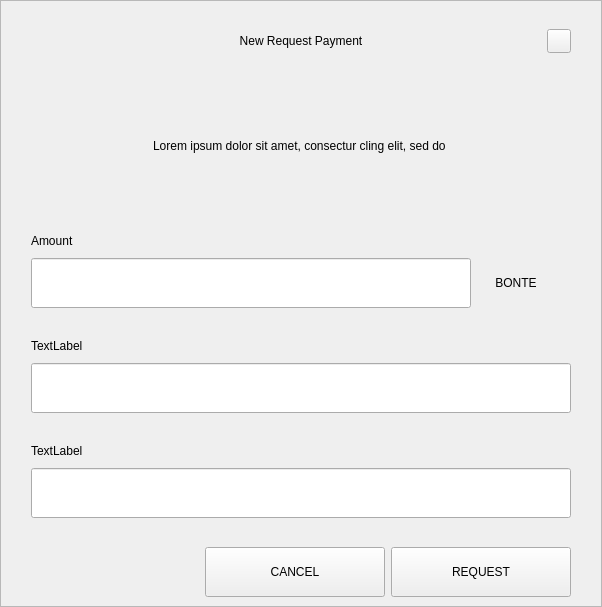
<?xml version="1.0" encoding="UTF-8"?>
<ui version="4.0">
 <class>RequestDialog</class>
 <widget class="QDialog" name="RequestDialog">
  <property name="geometry">
   <rect>
    <x>0</x>
    <y>0</y>
    <width>602</width>
    <height>607</height>
   </rect>
  </property>
  <property name="windowTitle">
   <string>Dialog</string>
  </property>
  <layout class="QVBoxLayout" name="verticalLayout_5">
   <property name="spacing">
    <number>0</number>
   </property>
   <property name="leftMargin">
    <number>0</number>
   </property>
   <property name="topMargin">
    <number>0</number>
   </property>
   <property name="rightMargin">
    <number>0</number>
   </property>
   <property name="bottomMargin">
    <number>0</number>
   </property>
   <item>
    <widget class="QFrame" name="frame">
     <property name="styleSheet">
      <string notr="true"/>
     </property>
     <property name="frameShape">
      <enum>QFrame::StyledPanel</enum>
     </property>
     <property name="frameShadow">
      <enum>QFrame::Raised</enum>
     </property>
     <layout class="QVBoxLayout" name="verticalLayout_4" stretch="1,0,0">
      <property name="spacing">
       <number>0</number>
      </property>
      <property name="leftMargin">
       <number>30</number>
      </property>
      <property name="topMargin">
       <number>20</number>
      </property>
      <property name="rightMargin">
       <number>30</number>
      </property>
      <property name="bottomMargin">
       <number>0</number>
      </property>
      <item>
       <layout class="QHBoxLayout" name="horizontalLayout_3">
        <property name="spacing">
         <number>0</number>
        </property>
        <item>
         <spacer name="horizontalSpacer_21">
          <property name="orientation">
           <enum>Qt::Horizontal</enum>
          </property>
          <property name="sizeHint" stdset="0">
           <size>
            <width>40</width>
            <height>20</height>
           </size>
          </property>
         </spacer>
        </item>
        <item>
         <widget class="QLabel" name="labelTitle">
          <property name="minimumSize">
           <size>
            <width>0</width>
            <height>40</height>
           </size>
          </property>
          <property name="maximumSize">
           <size>
            <width>16777215</width>
            <height>40</height>
           </size>
          </property>
          <property name="styleSheet">
           <string notr="true">padding-left:24px;</string>
          </property>
          <property name="text">
           <string>New Request Payment</string>
          </property>
          <property name="alignment">
           <set>Qt::AlignCenter</set>
          </property>
          <property name="margin">
           <number>7</number>
          </property>
         </widget>
        </item>
        <item>
         <spacer name="horizontalSpacer">
          <property name="orientation">
           <enum>Qt::Horizontal</enum>
          </property>
          <property name="sizeHint" stdset="0">
           <size>
            <width>40</width>
            <height>20</height>
           </size>
          </property>
         </spacer>
        </item>
        <item>
         <widget class="QPushButton" name="btnEsc">
          <property name="minimumSize">
           <size>
            <width>24</width>
            <height>24</height>
           </size>
          </property>
          <property name="maximumSize">
           <size>
            <width>24</width>
            <height>24</height>
           </size>
          </property>
          <property name="focusPolicy">
           <enum>Qt::NoFocus</enum>
          </property>
          <property name="text">
           <string/>
          </property>
         </widget>
        </item>
       </layout>
      </item>
      <item>
       <widget class="QStackedWidget" name="stack">
        <property name="minimumSize">
         <size>
          <width>540</width>
          <height>0</height>
         </size>
        </property>
        <property name="maximumSize">
         <size>
          <width>540</width>
          <height>16777215</height>
         </size>
        </property>
        <property name="currentIndex">
         <number>0</number>
        </property>
        <widget class="QWidget" name="page_1">
         <property name="minimumSize">
          <size>
           <width>540</width>
           <height>0</height>
          </size>
         </property>
         <property name="maximumSize">
          <size>
           <width>540</width>
           <height>16777215</height>
          </size>
         </property>
         <layout class="QVBoxLayout" name="layout1">
          <property name="spacing">
           <number>0</number>
          </property>
          <property name="leftMargin">
           <number>0</number>
          </property>
          <property name="topMargin">
           <number>0</number>
          </property>
          <property name="rightMargin">
           <number>0</number>
          </property>
          <property name="bottomMargin">
           <number>0</number>
          </property>
          <item>
           <spacer name="verticalSpacer_21">
            <property name="orientation">
             <enum>Qt::Vertical</enum>
            </property>
            <property name="sizeType">
             <enum>QSizePolicy::Fixed</enum>
            </property>
            <property name="sizeHint" stdset="0">
             <size>
              <width>20</width>
              <height>30</height>
             </size>
            </property>
           </spacer>
          </item>
          <item alignment="Qt::AlignHCenter">
           <widget class="QLabel" name="labelMessage">
            <property name="minimumSize">
             <size>
              <width>400</width>
              <height>50</height>
             </size>
            </property>
            <property name="text">
             <string>Lorem ipsum dolor sit amet, consectur cling elit, sed do </string>
            </property>
            <property name="alignment">
             <set>Qt::AlignCenter</set>
            </property>
            <property name="wordWrap">
             <bool>true</bool>
            </property>
           </widget>
          </item>
          <item alignment="Qt::AlignBottom">
           <widget class="QWidget" name="containerAmount" native="true">
            <layout class="QVBoxLayout" name="verticalLayout">
             <property name="spacing">
              <number>9</number>
             </property>
             <property name="leftMargin">
              <number>0</number>
             </property>
             <property name="topMargin">
              <number>0</number>
             </property>
             <property name="rightMargin">
              <number>0</number>
             </property>
             <property name="bottomMargin">
              <number>0</number>
             </property>
             <item>
              <widget class="QLabel" name="labelSubtitleAmount">
               <property name="minimumSize">
                <size>
                 <width>350</width>
                 <height>16</height>
                </size>
               </property>
               <property name="maximumSize">
                <size>
                 <width>16777215</width>
                 <height>16</height>
                </size>
               </property>
               <property name="text">
                <string>Amount</string>
               </property>
              </widget>
             </item>
             <item alignment="Qt::AlignTop">
              <widget class="QWidget" name="layoutAmount" native="true">
               <layout class="QHBoxLayout" name="horizontalLayout" stretch="2,0">
                <property name="spacing">
                 <number>0</number>
                </property>
                <property name="leftMargin">
                 <number>0</number>
                </property>
                <property name="topMargin">
                 <number>0</number>
                </property>
                <property name="rightMargin">
                 <number>0</number>
                </property>
                <property name="bottomMargin">
                 <number>0</number>
                </property>
                <item>
                 <widget class="QLineEdit" name="lineEditAmount">
                  <property name="minimumSize">
                   <size>
                    <width>0</width>
                    <height>50</height>
                   </size>
                  </property>
                  <property name="maximumSize">
                   <size>
                    <width>16777215</width>
                    <height>50</height>
                   </size>
                  </property>
                 </widget>
                </item>
                <item>
                 <widget class="QWidget" name="comboContainer" native="true">
                  <property name="minimumSize">
                   <size>
                    <width>100</width>
                    <height>50</height>
                   </size>
                  </property>
                  <property name="maximumSize">
                   <size>
                    <width>16777215</width>
                    <height>50</height>
                   </size>
                  </property>
                  <layout class="QHBoxLayout" name="horizontalLayout_31">
                   <property name="spacing">
                    <number>0</number>
                   </property>
                   <property name="leftMargin">
                    <number>0</number>
                   </property>
                   <property name="topMargin">
                    <number>0</number>
                   </property>
                   <property name="rightMargin">
                    <number>10</number>
                   </property>
                   <property name="bottomMargin">
                    <number>0</number>
                   </property>
                   <item>
                    <widget class="QLabel" name="comboBoxCoin">
                     <property name="text">
                      <string>BONTE</string>
                     </property>
                     <property name="alignment">
                      <set>Qt::AlignCenter</set>
                     </property>
                    </widget>
                   </item>
                  </layout>
                 </widget>
                </item>
               </layout>
              </widget>
             </item>
            </layout>
           </widget>
          </item>
          <item>
           <spacer name="verticalSpacer_31">
            <property name="orientation">
             <enum>Qt::Vertical</enum>
            </property>
            <property name="sizeType">
             <enum>QSizePolicy::Fixed</enum>
            </property>
            <property name="sizeHint" stdset="0">
             <size>
              <width>20</width>
              <height>30</height>
             </size>
            </property>
           </spacer>
          </item>
          <item>
           <layout class="QVBoxLayout" name="verticalLayoutLabel">
            <property name="spacing">
             <number>9</number>
            </property>
            <item>
             <widget class="QLabel" name="labelSubtitleLabel">
              <property name="minimumSize">
               <size>
                <width>0</width>
                <height>16</height>
               </size>
              </property>
              <property name="maximumSize">
               <size>
                <width>16777215</width>
                <height>16</height>
               </size>
              </property>
              <property name="text">
               <string>TextLabel</string>
              </property>
             </widget>
            </item>
            <item>
             <widget class="QLineEdit" name="lineEditLabel">
              <property name="minimumSize">
               <size>
                <width>0</width>
                <height>50</height>
               </size>
              </property>
              <property name="maximumSize">
               <size>
                <width>16777215</width>
                <height>50</height>
               </size>
              </property>
             </widget>
            </item>
           </layout>
          </item>
          <item>
           <spacer name="verticalSpacer_34">
            <property name="orientation">
             <enum>Qt::Vertical</enum>
            </property>
            <property name="sizeType">
             <enum>QSizePolicy::Fixed</enum>
            </property>
            <property name="sizeHint" stdset="0">
             <size>
              <width>20</width>
              <height>30</height>
             </size>
            </property>
           </spacer>
          </item>
          <item>
           <layout class="QVBoxLayout" name="verticalLayoutDescription">
            <property name="spacing">
             <number>9</number>
            </property>
            <item>
             <widget class="QLabel" name="labelSubtitleDescription">
              <property name="minimumSize">
               <size>
                <width>0</width>
                <height>16</height>
               </size>
              </property>
              <property name="maximumSize">
               <size>
                <width>16777215</width>
                <height>16</height>
               </size>
              </property>
              <property name="text">
               <string>TextLabel</string>
              </property>
             </widget>
            </item>
            <item>
             <widget class="QLineEdit" name="lineEditDescription">
              <property name="minimumSize">
               <size>
                <width>0</width>
                <height>50</height>
               </size>
              </property>
              <property name="maximumSize">
               <size>
                <width>16777215</width>
                <height>50</height>
               </size>
              </property>
             </widget>
            </item>
            <item>
             <spacer name="verticalSpacer_4">
              <property name="orientation">
               <enum>Qt::Vertical</enum>
              </property>
              <property name="sizeType">
               <enum>QSizePolicy::Fixed</enum>
              </property>
              <property name="sizeHint" stdset="0">
               <size>
                <width>20</width>
                <height>20</height>
               </size>
              </property>
             </spacer>
            </item>
           </layout>
          </item>
         </layout>
        </widget>
        <widget class="QWidget" name="page_2">
         <layout class="QVBoxLayout" name="layout2">
          <item>
           <spacer name="verticalSpacer_5">
            <property name="orientation">
             <enum>Qt::Vertical</enum>
            </property>
            <property name="sizeType">
             <enum>QSizePolicy::Fixed</enum>
            </property>
            <property name="sizeHint" stdset="0">
             <size>
              <width>20</width>
              <height>50</height>
             </size>
            </property>
           </spacer>
          </item>
          <item alignment="Qt::AlignHCenter">
           <widget class="QLabel" name="labelQrImg">
            <property name="minimumSize">
             <size>
              <width>260</width>
              <height>260</height>
             </size>
            </property>
            <property name="maximumSize">
             <size>
              <width>260</width>
              <height>260</height>
             </size>
            </property>
            <property name="text">
             <string/>
            </property>
            <property name="alignment">
             <set>Qt::AlignCenter</set>
            </property>
           </widget>
          </item>
          <item>
           <spacer name="verticalSpacer_2">
            <property name="orientation">
             <enum>Qt::Vertical</enum>
            </property>
            <property name="sizeType">
             <enum>QSizePolicy::Fixed</enum>
            </property>
            <property name="sizeHint" stdset="0">
             <size>
              <width>20</width>
              <height>30</height>
             </size>
            </property>
           </spacer>
          </item>
          <item alignment="Qt::AlignHCenter">
           <widget class="QLabel" name="labelAddress">
            <property name="text">
             <string>D7VFR83SQbiezrW72hjcWJtcfip5krte2Z </string>
            </property>
           </widget>
          </item>
          <item>
           <spacer name="verticalSpacer_32">
            <property name="orientation">
             <enum>Qt::Vertical</enum>
            </property>
            <property name="sizeType">
             <enum>QSizePolicy::Expanding</enum>
            </property>
            <property name="sizeHint" stdset="0">
             <size>
              <width>20</width>
              <height>20</height>
             </size>
            </property>
           </spacer>
          </item>
          <item>
           <layout class="QHBoxLayout" name="horizontal">
            <property name="leftMargin">
             <number>20</number>
            </property>
            <property name="rightMargin">
             <number>20</number>
            </property>
            <property name="bottomMargin">
             <number>20</number>
            </property>
            <item>
             <spacer name="horizontalSpacer_4">
              <property name="orientation">
               <enum>Qt::Horizontal</enum>
              </property>
              <property name="sizeHint" stdset="0">
               <size>
                <width>40</width>
                <height>20</height>
               </size>
              </property>
             </spacer>
            </item>
            <item>
             <widget class="QPushButton" name="btnCopyAddress">
              <property name="minimumSize">
               <size>
                <width>180</width>
                <height>50</height>
               </size>
              </property>
              <property name="text">
               <string>COPY ADDRESS</string>
              </property>
             </widget>
            </item>
            <item>
             <widget class="QPushButton" name="btnCopyUrl">
              <property name="minimumSize">
               <size>
                <width>180</width>
                <height>50</height>
               </size>
              </property>
              <property name="text">
               <string>COPY URL</string>
              </property>
             </widget>
            </item>
            <item>
             <spacer name="horizontalSpacer_2">
              <property name="orientation">
               <enum>Qt::Horizontal</enum>
              </property>
              <property name="sizeHint" stdset="0">
               <size>
                <width>40</width>
                <height>20</height>
               </size>
              </property>
             </spacer>
            </item>
           </layout>
          </item>
         </layout>
        </widget>
       </widget>
      </item>
      <item>
       <widget class="QWidget" name="buttonsStack" native="true">
        <layout class="QHBoxLayout" name="horizontalLayout_5">
         <property name="leftMargin">
          <number>20</number>
         </property>
         <property name="rightMargin">
          <number>0</number>
         </property>
         <item>
          <spacer name="horizontalSpacer_41">
           <property name="orientation">
            <enum>Qt::Horizontal</enum>
           </property>
           <property name="sizeHint" stdset="0">
            <size>
             <width>40</width>
             <height>20</height>
            </size>
           </property>
          </spacer>
         </item>
         <item>
          <widget class="QPushButton" name="btnCancel">
           <property name="minimumSize">
            <size>
             <width>180</width>
             <height>50</height>
            </size>
           </property>
           <property name="focusPolicy">
            <enum>Qt::NoFocus</enum>
           </property>
           <property name="text">
            <string>CANCEL</string>
           </property>
          </widget>
         </item>
         <item>
          <widget class="QPushButton" name="btnSave">
           <property name="minimumSize">
            <size>
             <width>180</width>
             <height>50</height>
            </size>
           </property>
           <property name="focusPolicy">
            <enum>Qt::NoFocus</enum>
           </property>
           <property name="text">
            <string>REQUEST</string>
           </property>
          </widget>
         </item>
        </layout>
       </widget>
      </item>
     </layout>
    </widget>
   </item>
  </layout>
 </widget>
 <resources/>
 <connections/>
</ui>
